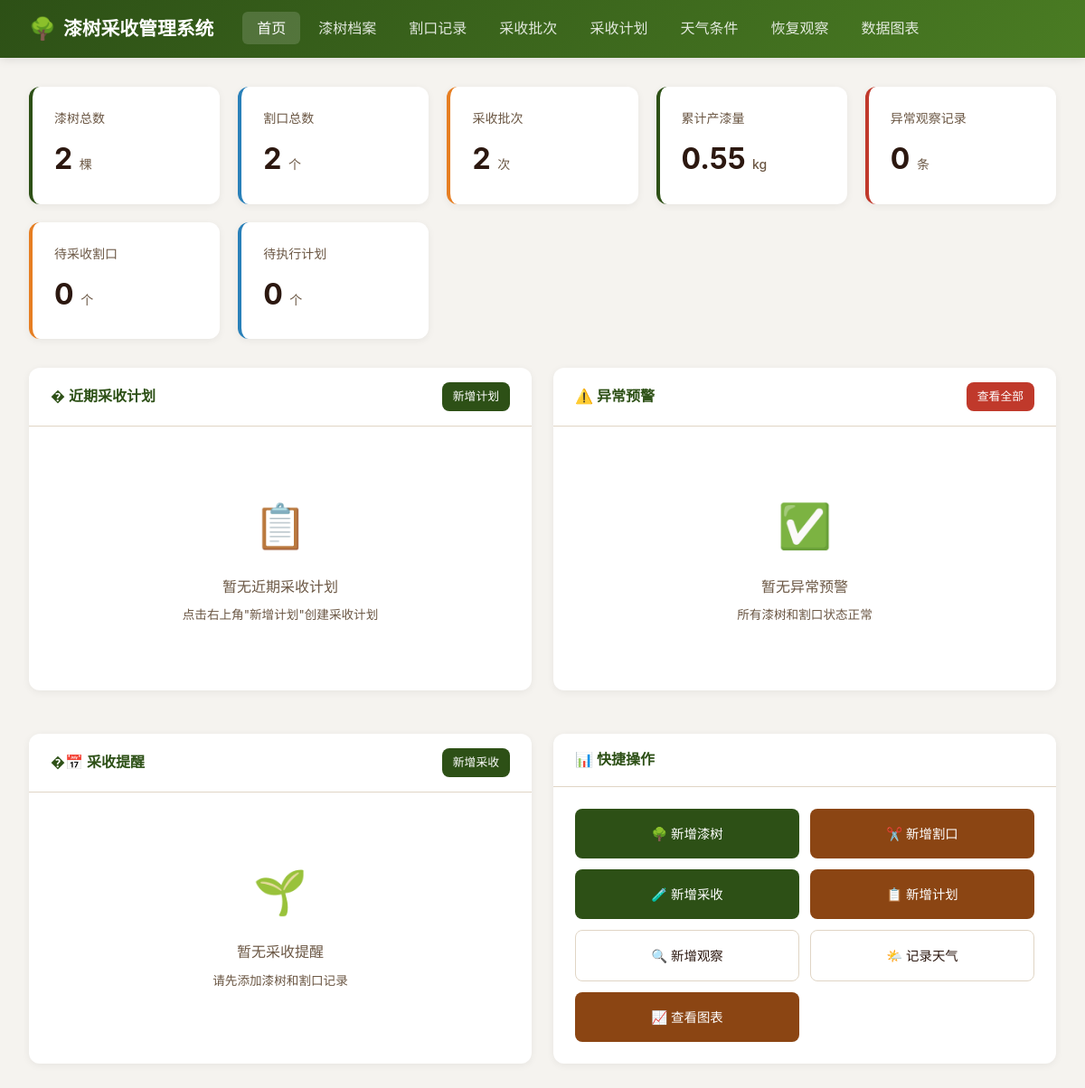
Before: / with the older database file.
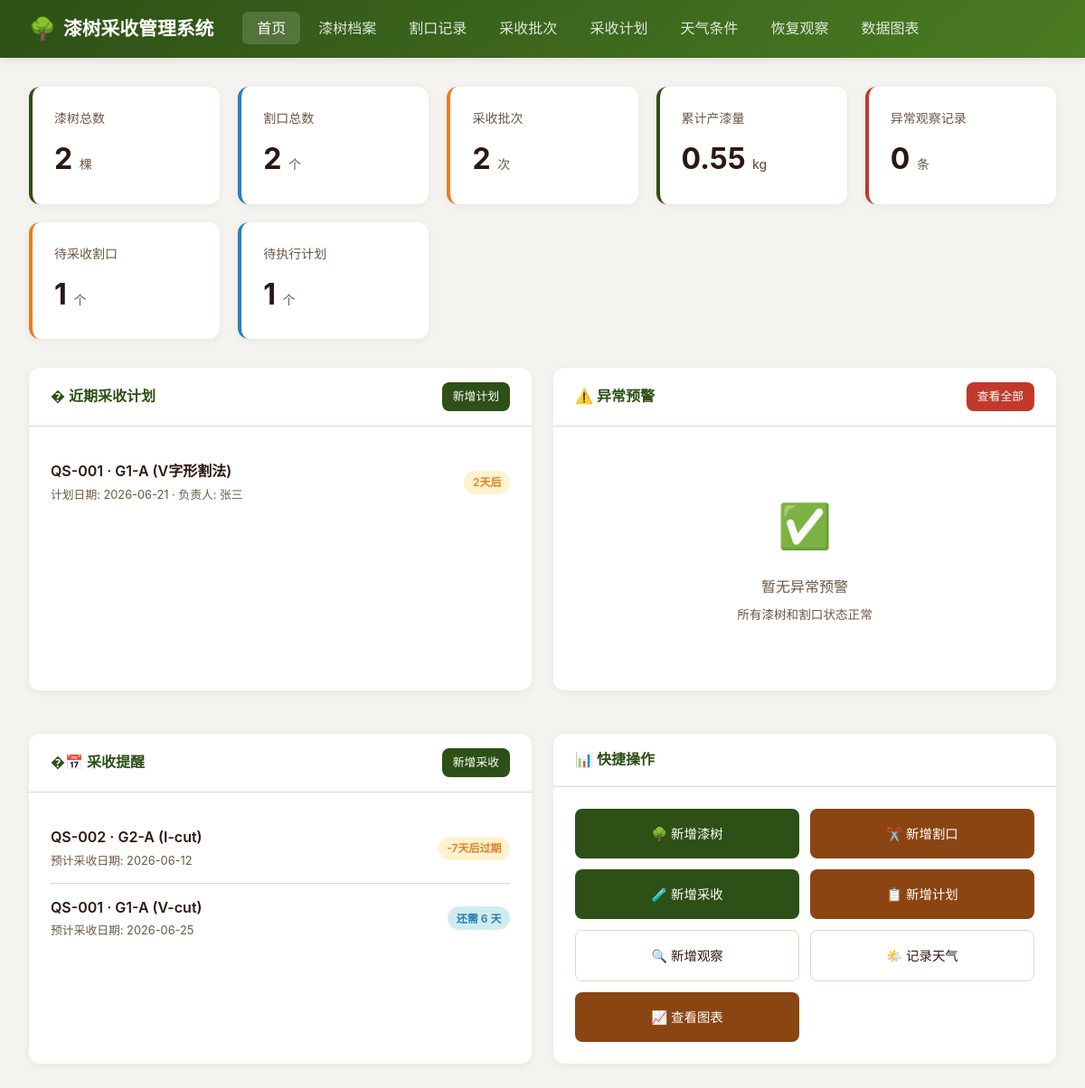
After: the same page with the newer database file.
### models.py (models this page shows)
class LacquerTree(Base):
    __tablename__ = "lacquer_trees"
    id = Column(Integer, primary_key=True, index=True)
    tree_code = Column(String(50), unique=True, nullable=False, index=True)
    species = Column(String(100))
    age = Column(Integer)
    location = Column(String(200))
    altitude = Column(Float)
    soil_type = Column(String(100))
    planting_date = Column(Date)
    status = Column(String(20), default="正常")
    remarks = Column(Text)
    created_at = Column(DateTime(timezone=True), server_default=func.now())
    incisions = relationship("Incision", back_populates="tree", cascade="all, delete-orphan")
    observations = relationship("RecoveryObservation", back_populates="tree", cascade="all, delete-orphan")

class Incision(Base):
    __tablename__ = "incisions"
    id = Column(Integer, primary_key=True, index=True)
    tree_id = Column(Integer, ForeignKey("lacquer_trees.id"), nullable=False)
    incision_code = Column(String(50), nullable=False)
    position = Column(String(100), nullable=False)
    height = Column(Float)
    method = Column(String(50), nullable=False)
    incision_date = Column(Date, nullable=False)
    recovery_days = Column(Integer, default=7)
    total_harvests = Column(Integer, default=0)
    total_yield = Column(Float, default=0.0)
    avg_yield = Column(Float, default=0.0)
    status = Column(String(20), default="活跃")
    remarks = Column(Text)
    tree = relationship("LacquerTree", back_populates="incisions")
    harvests = relationship("HarvestBatch", back_populates="incision", cascade="all, delete-orphan")

class HarvestPlan(Base):
    __tablename__ = "harvest_plans"
    id = Column(Integer, primary_key=True, index=True)
    tree_id = Column(Integer, ForeignKey("lacquer_trees.id"), nullable=False)
    incision_id = Column(Integer, ForeignKey("incisions.id"), nullable=False)
    plan_date = Column(Date, nullable=False)
    harvest_method = Column(String(50), nullable=False)
    person_in_charge = Column(String(50))
    status = Column(String(20), default="待执行")
    actual_harvest_id = Column(Integer, ForeignKey("harvest_batches.id"))
    remarks = Column(Text)
    created_at = Column(DateTime(timezone=True), server_default=func.now())
    tree = relationship("LacquerTree")
    incision = relationship("Incision")
    actual_harvest = relationship("HarvestBatch")

### main.py (the view)
@app.get("/", response_class=HTMLResponse)
async def index(request: Request, db: Session = Depends(get_db)):
    recalculate_all_reminders(db)
    tree_count = db.query(func.count(models.LacquerTree.id)).scalar() or 0
    incision_count = db.query(func.count(models.Incision.id)).scalar() or 0
    harvest_count = db.query(func.count(models.HarvestBatch.id)).scalar() or 0
    total_yield = db.query(func.sum(models.HarvestBatch.yield_amount)).scalar() or 0.0
    abnormal_count = db.query(func.count(models.RecoveryObservation.id)).filter(
        models.RecoveryObservation.is_abnormal == True
    ).scalar() or 0
    plan_count = db.query(func.count(models.HarvestPlan.id)).filter(
        models.HarvestPlan.status == "待执行"
    ).scalar() or 0
    harvest_reminders = get_next_harvest_dates(db)
    ready_count = sum(1 for r in harvest_reminders if r["status"] == "待采收")
    upcoming_plans = get_upcoming_harvest_plans(db, days=30)
    abnormal_warnings = get_abnormal_warnings(db)
    cost_warnings = get_cost_warnings(db)
    total_maintenance_cost = db.query(func.sum(models.MaintenanceRecord.total_cost)).scalar() or 0.0
    total_labor_hours = db.query(func.sum(models.MaintenanceRecord.labor_hours)).scalar() or 0.0
    return templates.TemplateResponse("index.html", {
        "request": request,
        "tree_count": tree_count,
        "incision_count": incision_count,
        "harvest_count": harvest_count,
        "total_yield": round(total_yield, 2),
        "abnormal_count": abnormal_count,
        "plan_count": plan_count,
        "harvest_reminders": harvest_reminders[:10],
        "ready_count": ready_count,
        "upcoming_plans": upcoming_plans[:10],
        "abnormal_warnings": abnormal_warnings[:10],
        "cost_warnings": cost_warnings,
        "total_maintenance_cost": round(total_maintenance_cost, 2),
        "total_labor_hours": round(total_labor_hours, 1)
    })

### templates/index.html (shortened to what the changed rows need)
{% extends "base.html" %}
{% block content %}
<div class="stats-grid">
  <div class="stat-card warning">
    <div class="stat-label">待采收割口</div>
    <div class="stat-value">{{ ready_count }} <small>个</small></div>
  </div>
  <div class="stat-card info">
    <div class="stat-label">待执行计划</div>
    <div class="stat-value">{{ plan_count }} <small>个</small></div>
  </div>
</div>
<div style="display: grid; grid-template-columns: 1fr 1fr; gap: 1.5rem; margin-top: 1.5rem;">
  <div class="card">
    <div class="card-body">
      {% if upcoming_plans %}
      <ul class="reminder-list">
        {% for p in upcoming_plans %}
        <li class="reminder-item">
          <div class="reminder-info">
            <span class="reminder-tree">{{ p.tree_code }} · {{ p.incision_code }} ({{ p.harvest_method }})</span>
            <span class="reminder-sub">计划日期: {{ p.plan_date.strftime('%Y-%m-%d') }} · 负责人: {{ p.person_in_charge or '未指定' }}</span>
          </div>
          {% if p.days_left <= 3 %}
            <span class="badge badge-warning">{{ p.days_left }}天后</span>
          {% else %}
            <span class="badge badge-info">{{ p.days_left }}天后</span>
          {% endif %}
        </li>
        {% endfor %}
      </ul>
      {% else %}
      <div class="empty-state">
        <div class="icon">📋</div>
        <div>暂无近期采收计划</div>
        <div style="margin-top: 0.5rem; font-size: 0.85rem;">点击右上角"新增计划"创建采收计划</div>
      </div>
      {% endif %}
    </div>
  </div>
</div>
<div style="display: grid; grid-template-columns: 1fr 1fr; gap: 1.5rem; margin-top: 1.5rem;">
  <div class="card">
    <div class="card-body">
      {% if harvest_reminders %}
      <ul class="reminder-list">
        {% for r in harvest_reminders %}
        <li class="reminder-item">
          <div class="reminder-info">
            <span class="reminder-tree">{{ r.tree_code }} · {{ r.incision_code }} ({{ r.method }})</span>
            <span class="reminder-sub">预计采收日期: {{ r.next_harvest.strftime('%Y-%m-%d') }}</span>
          </div>
          {% if r.status == '待采收' %}
            <span class="badge badge-warning">{{ r.days_left }}天后过期</span>
          {% else %}
            <span class="badge badge-info">还需 {{ r.days_left }} 天</span>
          {% endif %}
        </li>
        {% endfor %}
      </ul>
      {% else %}
      <div class="empty-state">
        <div class="icon">🌱</div>
        <div>暂无采收提醒</div>
        <div style="margin-top: 0.5rem; font-size: 0.85rem;">请先添加漆树和割口记录</div>
      </div>
      {% endif %}
    </div>
  </div>
</div>
{% endblock %}

Changed rows visible on the page:
now on this page (row edited): LacquerTree: tree_code "QS-001", tree_code "QS-001"
now on this page (row edited): Incision: incision_code "G1-A", incision_code "G1-A", method "V-cut"
added HarvestPlan: harvest_method "V字形割法", plan_date "2026-06-21", person_in_charge "张三"
now on this page (row edited): LacquerTree: tree_code "QS-002"
now on this page (row edited): Incision: incision_code "G2-A", method "I-cut"
Other visible differences:
{{ ready_count }}: "0" → "1"
{{ plan_count }}: "0" → "1"
new list line: "· ( ) 计划日期: · 负责人: 2 天后"
new list line: "· ( ) 预计采收日期: 2026-06-12 -7 天后过期"
new list line: "· ( ) 预计采收日期: 2026-06-25 还需 6 天"
text no longer shown: "📋 暂无近期采收计划 点击右上角\"新增计划\"创建采收计划 🌱 暂无采收提醒 请先添加漆树和割口记录"
